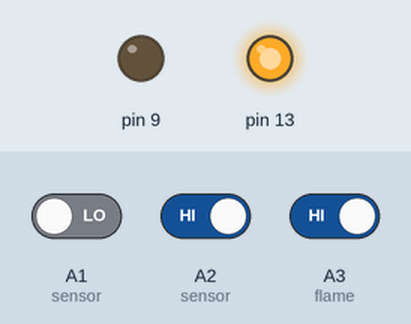
Recording of a sketch running on a simulated Arduino Uno, built with avr-gcc and run on an emulated ATmega328P. Parts: output pins drawn as LEDs (lit = HIGH). Dashed ring = blinking. The inputs (shaded band) are chosen by the test bench; at power-on: A2 (sensor) HIGH, A1 (sensor) LOW, A3 (flame) HIGH.

Above: at 4.8 s.
4.9 s: A2 (sensor) driven LOW
At 6.8 s:
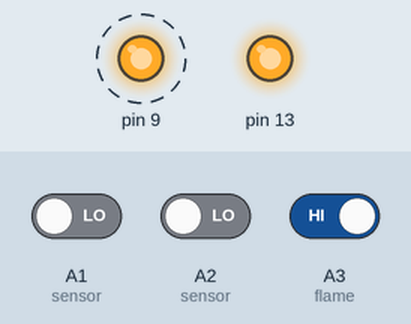
10.9 s: A1 (sensor) driven HIGH
At 13.2 s:
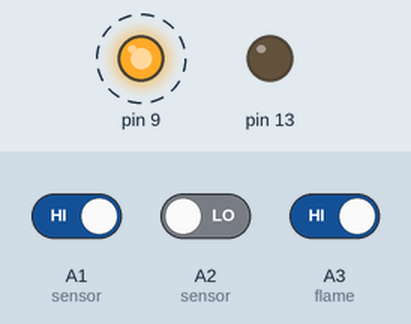
16.9 s: A3 (flame) driven LOW
19.6 s: A3 (flame) driven HIGH
At 23.2 s:
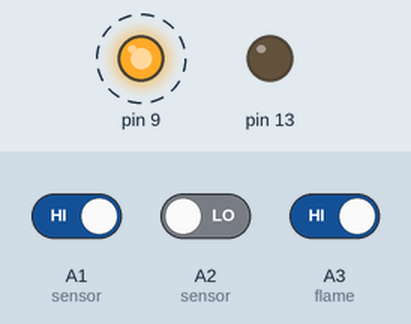
25.6 s: A1 (sensor) driven LOW
At 26.8 s:
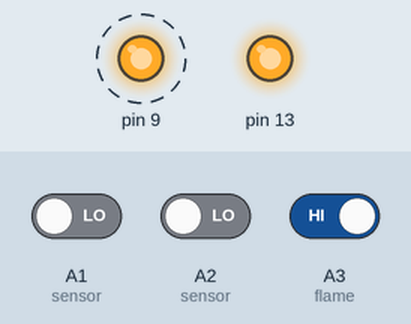
Timing chart, 0 to 32.6 s (numbered marks = the images above; inputs shaded):
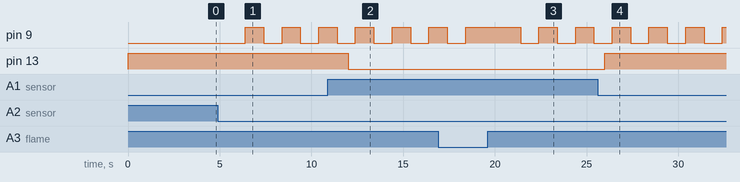

The sketch:

smart_farming_system.ino
```cpp
int WATER = A1;
int RAIN = A2;
int FIRE = A3;
void setup()
{
  pinMode(13, OUTPUT);
  pinMode(9, OUTPUT);
  pinMode(A1, INPUT);
  pinMode(A2, INPUT);
  pinMode(A3, INPUT);
  Serial.begin(9600);
}

void loop()
{
  WATER = digitalRead(A1); //reading coming signal from soil sensor
  RAIN = digitalRead(A2); //reading coming signal from rain sensor
  FIRE = digitalRead(A3); //reading coming signal from flame sensor
  water();
  rain();
  fire();
}
void water()
{
  if (WATER == HIGH)      //IF WATER LEVEL IS FULL THEN CUT THE RELAY
  {
    digitalWrite(13, LOW);   //LOW IS TO CUT THE RELAY
  }
  else
  {
    digitalWrite(13, HIGH);   //HIGH TO CONTINUE PROVING SIGNAL AND WATER SUPPLY
  }
  delay(400);
}
void rain()
{
  if (RAIN == LOW)
  {
    digitalWrite(9,HIGH);
  }
  else
  {
    digitalWrite(9, LOW);
  }
  delay(1000);
}
void fire()
{
  if (FIRE == LOW)
  {
    digitalWrite(9, HIGH);
  }
  else
  {
    digitalWrite(9, LOW);
  }
  delay(600);

}
```

Measured:
- after the input at 4.9 s, pin 9: alternates HIGH for 1.0 s and LOW for 1.0 s, starting after 1.5 s
- after the input at 10.9 s, pin 13: HIGH → LOW after 1.1 s
- after the input at 19.6 s, pin 9: alternates HIGH for 1.0 s and LOW for 1.0 s, starting after 1.8 s
- after the input at 25.6 s, pin 13: LOW → HIGH after 0.40 s
